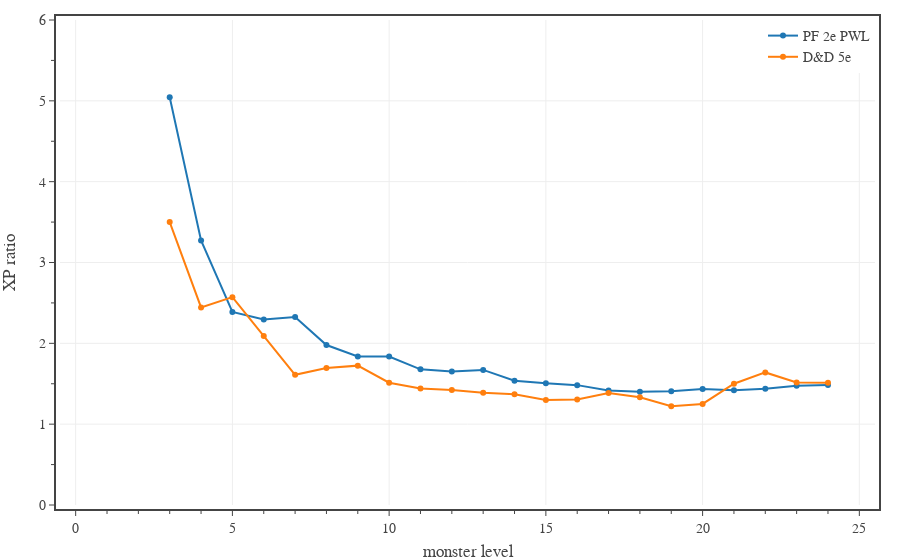

Notebook code for this chart:
### Code cell
# Plots monster XP relative to a monster two levels lower


# create figure
fig = go.Figure(
    layout=go.Layout(
        template=TFB_TEMPLATE,
        margin=dict(l=60, r=25, b=55, t=20, pad=4),
        xaxis=dict(
            title_text='monster level',
            range=[-0.5,25.5],
            tick0=0, dtick=5,
            minor=dict(tick0=0, dtick=1),
        ),
        yaxis=dict(
            title_text='XP ratio',
            range=[0,6],
            tick0=0, dtick=1,
            minor=dict(tick0=0, dtick=0.5),
        ),
        legend=dict(
            xanchor='right', yanchor='top',
            x=1.00, y=1.00,
            orientation='v',
            tracegroupgap=0,
        )
    )
)

monLvl = dfMon[dfMon['Level'].between(1,24)]['Level'].to_numpy()
monXP = dfMon[dfMon['Level'].between(1,24)]['XP PWL'].to_numpy()
fig.add_trace(go.Scatter(
    x=monLvl[2:], 
    y=monXP[2:]/monXP[0:-2],
    mode='markers+lines', 
    name='PF 2e PWL',
    hovertemplate=
        'Level %{x}<br>'+
        'XP ratio %{y:.2f}' + 
        '<extra></extra>'
))

dfD0 = pd.read_csv('../../assets/data/dmg-monster-xp.csv') # 'CR','XP'
dfD0 = dfD0[dfD0['CR'].between(1,24)]
monLvl = dfD0['CR'].to_numpy()
monXP = dfD0['XP'].to_numpy()
fig.add_trace(go.Scatter(
    x=monLvl[2:], 
    y=monXP[2:]/monXP[0:-2],
    mode='markers+lines', 
    name='D&D 5e',
    hovertemplate=
        'Level %{x}<br>'+
        'XP ratio %{y:.2f}' + 
        '<extra></extra>'
))

fig.show(config=TFB_CONFIG)

### Figure 1 — Plotly figure (JSON) as saved in the notebook; plotly's stock layout.template omitted (floating-point values rounded to 4 significant figures)
{"data": [{"hovertemplate": "Level %{x}<br>XP ratio %{y:.2f}<extra></extra>", "mode": "markers+lines", "name": "PF 2e PWL", "type": "scatter", "x": [3, 4, 5, 6, 7, 8, 9, 10, 11, 12, 13, 14, 15, 16, 17, 18, 19, 20, 21, 22, 23, 24], "y": [5.043, 3.272, 2.388, 2.296, 2.327, 1.979, 1.839, 1.837, 1.678, 1.651, 1.671, 1.537, 1.505, 1.483, 1.416, 1.401, 1.408, 1.434, 1.419, 1.438, 1.474, 1.483]}, {"hovertemplate": "Level %{x}<br>XP ratio %{y:.2f}<extra></extra>", "mode": "markers+lines", "name": "D&D 5e", "type": "scatter", "x": [3, 4, 5, 6, 7, 8, 9, 10, 11, 12, 13, 14, 15, 16, 17, 18, 19, 20, 21, 22, 23, 24], "y": [3.5, 2.444, 2.571, 2.091, 1.611, 1.696, 1.724, 1.513, 1.44, 1.424, 1.389, 1.369, 1.3, 1.304, 1.385, 1.333, 1.222, 1.25, 1.5, 1.64, 1.515, 1.512]}], "layout": {"legend": {"orientation": "v", "tracegroupgap": 0, "x": 1, "xanchor": "right", "y": 1, "yanchor": "top"}, "margin": {"b": 55, "l": 60, "pad": 4, "r": 25, "t": 20}, "xaxis": {"dtick": 5, "minor": {"dtick": 1, "tick0": 0}, "range": [-0.5, 25.5], "tick0": 0, "title": {"text": "monster level"}}, "yaxis": {"dtick": 1, "minor": {"dtick": 0.5, "tick0": 0}, "range": [0, 6], "tick0": 0, "title": {"text": "XP ratio"}}}}
